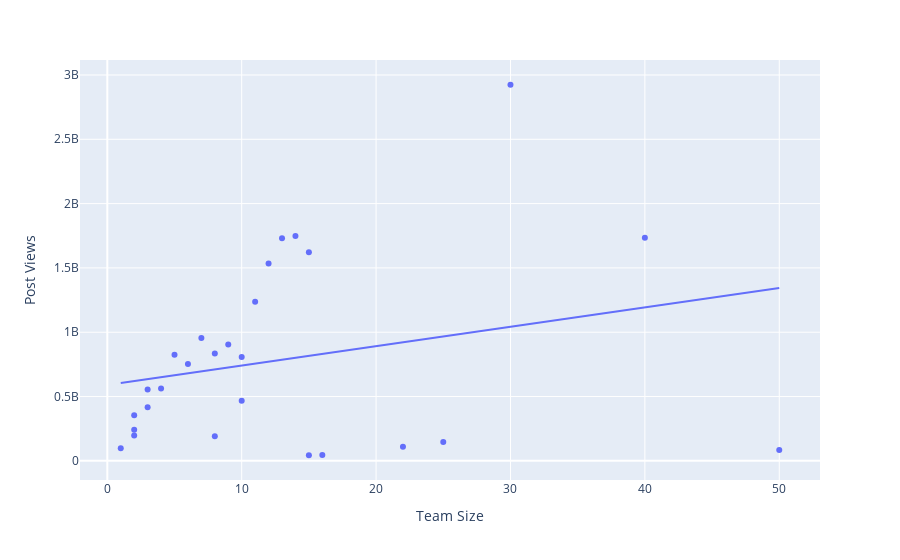

Notebook source saved alongside this figure:
### Markdown cell above
### How is the trend in Posts Views according to Team Size

### Code cell
# Plot post views by team size users with trend line
fig = px.scatter(df5, x="users", y="post_views", trendline="ols")
fig.update_layout(xaxis_title="Team Size", yaxis_title="Post Views")
fig.show()

### Figure 1 — Plotly figure (JSON) as saved in the notebook; plotly's stock layout.template omitted (floating-point values rounded to 4 significant figures)
{"data": [{"hoverlabel": {"namelength": 0}, "hovertemplate": "users=%{x}<br>post_views=%{y}", "legendgroup": "", "marker": {"color": "#636efa", "symbol": "circle"}, "mode": "markers", "name": "", "showlegend": false, "type": "scatter", "x": [22, 50, 15, 25, 8, 10, 40, 16, 10, 30, 1, 2, 2, 9, 8, 11, 6, 3, 7, 15, 4, 12, 14, 13, 5, 2, 3], "xaxis": "x", "y": [110238084, 85429710, 43692542, 145970578, 190909794, 467281450, 1734820192, 46504330, 806813180, 2924044920, 99077064, 197532046, 241163968, 905328450, 834046882, 1236850170, 752240296, 416554720, 954491694, 1621243938, 562633078, 1533582732, 1749046204, 1731574288, 824344678, 354271914, 554313470], "yaxis": "y"}, {"hoverlabel": {"namelength": 0}, "hovertemplate": "<b>OLS trendline</b><br>post_views = 1.50765e+07 * users + 5.90843e+08<br>R<sup>2</sup>=0.062665<br><br>users=%{x}<br>post_views=%{y} <b>(trend)</b>", "legendgroup": "", "marker": {"color": "#636efa", "symbol": "circle"}, "mode": "lines", "name": "", "showlegend": false, "type": "scatter", "x": [1, 2, 2, 2, 3, 3, 4, 5, 6, 7, 8, 8, 9, 10, 10, 11, 12, 13, 14, 15, 15, 16, 22, 25, 30, 40, 50], "xaxis": "x", "y": [605900000.0, 621000000.0, 621000000.0, 621000000.0, 636100000.0, 636100000.0, 651100000.0, 666200000.0, 681300000.0, 696378432, 711500000.0, 711500000.0, 726500000.0, 741600000.0, 741600000.0, 756700000.0, 771800000.0, 786800000.0, 801900000.0, 817000000.0, 817000000.0, 832100000.0, 922500000.0, 967800000.0, 1043000000.0, 1194000000.0, 1345000000.0], "yaxis": "y"}], "layout": {"autosize": true, "legend": {"tracegroupgap": 0}, "margin": {"t": 60}, "xaxis": {"anchor": "y", "autorange": true, "domain": [0, 1], "range": [-2.039, 53.04], "title": {"text": "Team Size"}, "type": "linear"}, "yaxis": {"anchor": "x", "autorange": true, "domain": [0, 1], "range": [-160500000.0, 3128000000.0], "title": {"text": "Post Views"}, "type": "linear"}}}
